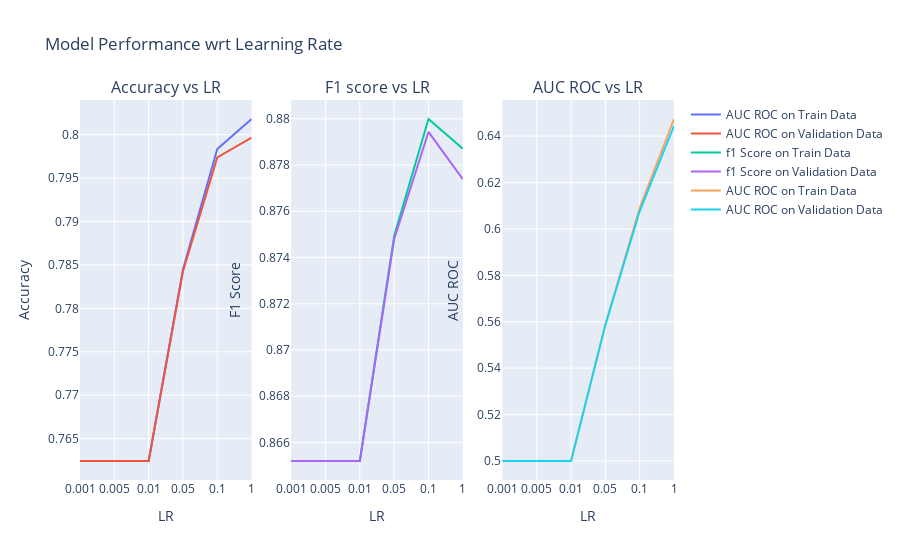

The notebook cell saved with this chart:
### Code cell
fig = make_subplots(rows=1, cols=3, subplot_titles=("Accuracy vs LR", "F1 score vs LR", "AUC ROC vs LR"))
# accuracy
fig.add_trace(go.Scatter(x=lr, y=gs.cv_results_['mean_train_Accuracy'], mode='lines', name='AUC ROC on Train Data'), row=1, col=1)
fig.add_trace(go.Scatter(x=lr, y=gs.cv_results_['mean_test_Accuracy'], mode='lines', name='AUC ROC on Validation Data'), row=1, col=1)
# f1 score
fig.add_trace(go.Scatter(x=lr, y=gs.cv_results_['mean_train_F1 Score'], mode='lines', name='f1 Score on Train Data'), row=1, col=2)
fig.add_trace(go.Scatter(x=lr, y=gs.cv_results_['mean_test_F1 Score'], mode='lines', name='f1 Score on Validation Data'),row=1, col=2)
# auc roc
fig.add_trace(go.Scatter(x=lr, y=gs.cv_results_['mean_train_AUC'], mode='lines', name='AUC ROC on Train Data'), row=1, col=3)
fig.add_trace(go.Scatter(x=lr, y=gs.cv_results_['mean_test_AUC'], mode='lines', name='AUC ROC on Validation Data'),row=1, col=3)
# Update xaxis properties
fig.update_xaxes(title_text="LR", row=1, col=1, type='category')
fig.update_xaxes(title_text="LR", row=1, col=2, type='category')
fig.update_xaxes(title_text="LR", row=1, col=3, type='category')
# Update yaxis properties
fig.update_yaxes(title_text="Accuracy", row=1, col=1)
fig.update_yaxes(title_text="F1 Score", row=1, col=2)
fig.update_yaxes(title_text="AUC ROC",  row=1, col=3)
# update layout
fig.update_layout(title='Model Performance wrt Learning Rate')
fig.show()

### Figure 1 — Plotly figure (JSON) as saved in the notebook; plotly's stock layout.template omitted (floating-point values rounded to 4 significant figures)
{"data": [{"mode": "lines", "name": "AUC ROC on Train Data", "type": "scatter", "x": [0.001, 0.005, 0.01, 0.05, 0.1, 1], "xaxis": "x", "y": [0.7624, 0.7624, 0.7624, 0.7845, 0.7983, 0.8018], "yaxis": "y"}, {"mode": "lines", "name": "AUC ROC on Validation Data", "type": "scatter", "x": [0.001, 0.005, 0.01, 0.05, 0.1, 1], "xaxis": "x", "y": [0.7624, 0.7624, 0.7624, 0.7842, 0.7974, 0.7996], "yaxis": "y"}, {"mode": "lines", "name": "f1 Score on Train Data", "type": "scatter", "x": [0.001, 0.005, 0.01, 0.05, 0.1, 1], "xaxis": "x2", "y": [0.8652, 0.8652, 0.8652, 0.8749, 0.88, 0.8787], "yaxis": "y2"}, {"mode": "lines", "name": "f1 Score on Validation Data", "type": "scatter", "x": [0.001, 0.005, 0.01, 0.05, 0.1, 1], "xaxis": "x2", "y": [0.8652, 0.8652, 0.8652, 0.8748, 0.8794, 0.8774], "yaxis": "y2"}, {"mode": "lines", "name": "AUC ROC on Train Data", "type": "scatter", "x": [0.001, 0.005, 0.01, 0.05, 0.1, 1], "xaxis": "x3", "y": [0.5, 0.5, 0.5, 0.5588, 0.609, 0.6474], "yaxis": "y3"}, {"mode": "lines", "name": "AUC ROC on Validation Data", "type": "scatter", "x": [0.001, 0.005, 0.01, 0.05, 0.1, 1], "xaxis": "x3", "y": [0.5, 0.5, 0.5, 0.5586, 0.6076, 0.6444], "yaxis": "y3"}], "layout": {"annotations": [{"font": {"size": 16}, "showarrow": false, "text": "Accuracy vs LR", "x": 0.1444, "xanchor": "center", "xref": "paper", "y": 1, "yanchor": "bottom", "yref": "paper"}, {"font": {"size": 16}, "showarrow": false, "text": "F1 score vs LR", "x": 0.5, "xanchor": "center", "xref": "paper", "y": 1, "yanchor": "bottom", "yref": "paper"}, {"font": {"size": 16}, "showarrow": false, "text": "AUC ROC vs LR", "x": 0.8556, "xanchor": "center", "xref": "paper", "y": 1, "yanchor": "bottom", "yref": "paper"}], "autosize": true, "title": {"text": "Model Performance wrt Learning Rate"}, "xaxis": {"anchor": "y", "autorange": true, "domain": [0, 0.2889], "range": [0, 5], "title": {"text": "LR"}, "type": "category"}, "xaxis2": {"anchor": "y2", "autorange": true, "domain": [0.3556, 0.6444], "range": [0, 5], "title": {"text": "LR"}, "type": "category"}, "xaxis3": {"anchor": "y3", "autorange": true, "domain": [0.7111, 1], "range": [0, 5], "title": {"text": "LR"}, "type": "category"}, "yaxis": {"anchor": "x", "autorange": true, "domain": [0, 1], "range": [0.7602, 0.804], "title": {"text": "Accuracy"}, "type": "linear"}, "yaxis2": {"anchor": "x2", "autorange": true, "domain": [0, 1], "range": [0.8644, 0.8808], "title": {"text": "F1 Score"}, "type": "linear"}, "yaxis3": {"anchor": "x3", "autorange": true, "domain": [0, 1], "range": [0.4918, 0.6555], "title": {"text": "AUC ROC"}, "type": "linear"}}}
